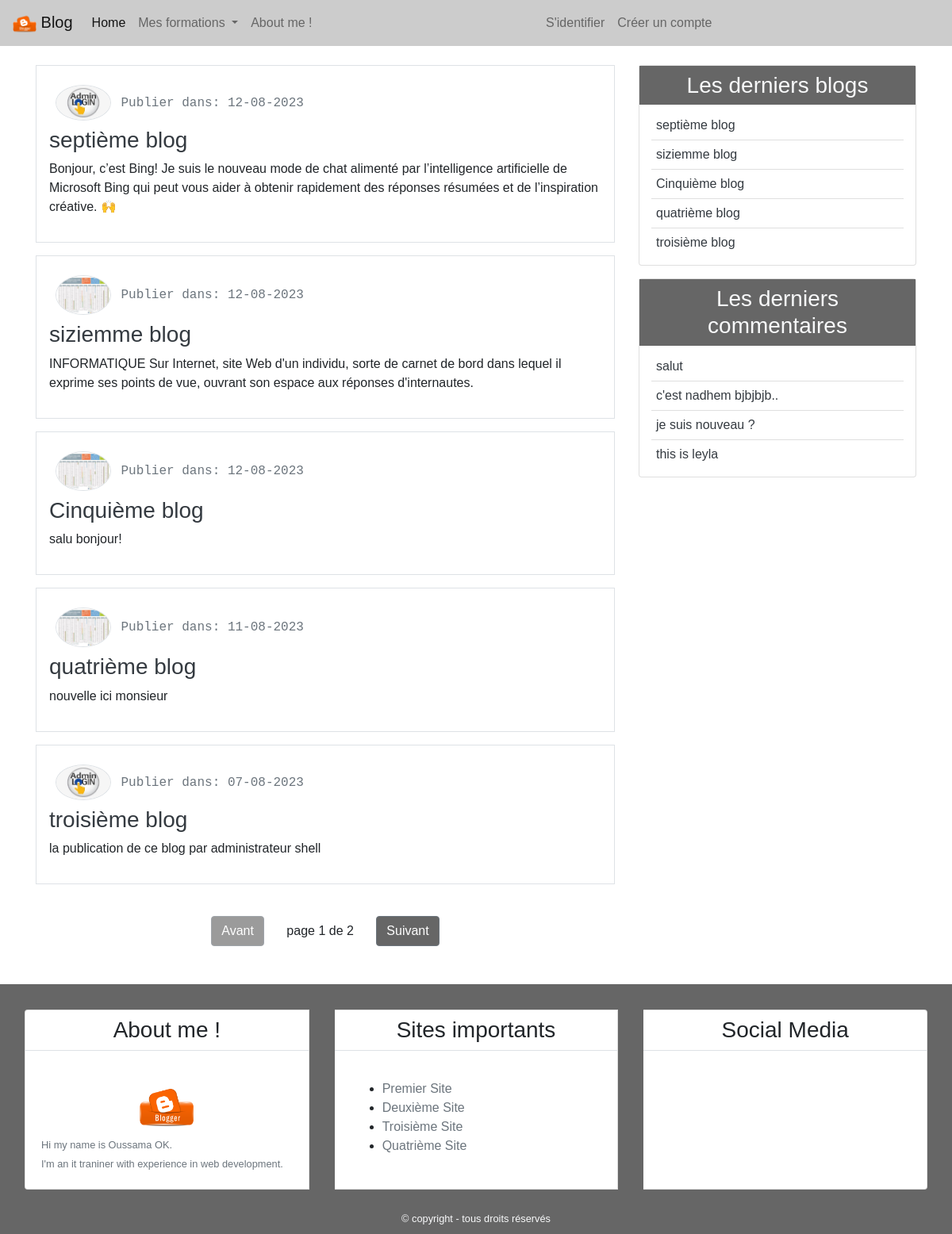
Before: / with the older database file.
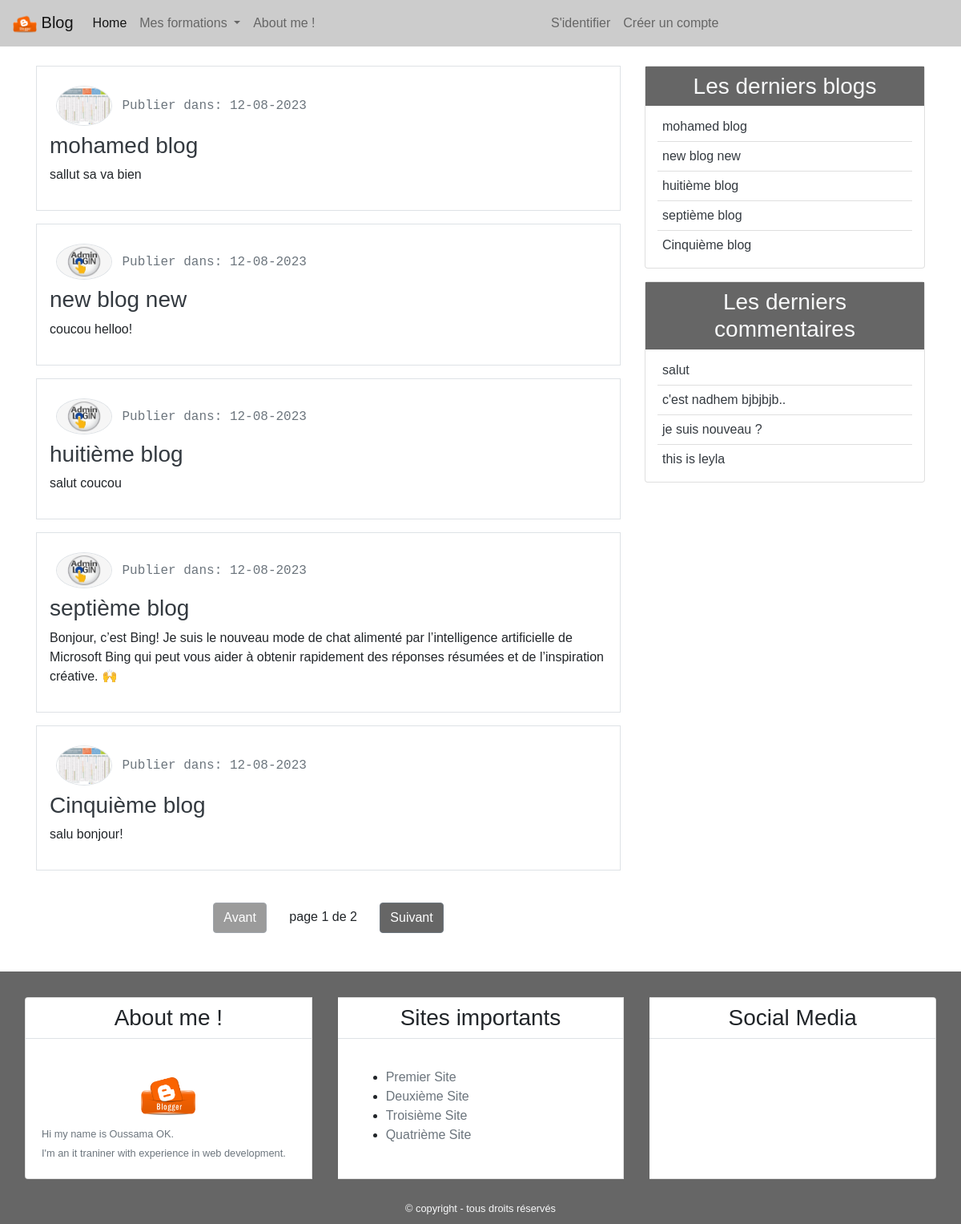
After: the same page with the newer database file.
### blog/models.py (models this page shows, shortened)
class Post(models.Model):
    title = models.CharField(max_length=100)
    content = models.TextField()
    post_date = models.DateTimeField(default=timezone.now)
    post_update = models.DateTimeField(auto_now=True)
    author = models.ForeignKey(User, on_delete= models.CASCADE)
    class Meta:
        ordering = ('-post_date',)

class Comment(models.Model):
    name = models.CharField(max_length=50, verbose_name='Nom')
    email = models.EmailField(verbose_name='email')
    body = models.TextField(verbose_name='Commentaire')
    comment_date = models.DateTimeField(auto_now_add=True)
    active = models.BooleanField(default=False)
    post = models.ForeignKey(Post, on_delete=models.CASCADE, related_name='comments')
    class Meta:
        ordering = ('-comment_date',)

### user/models.py (models this page shows, shortened)
class Profile(models.Model):
    image = models.ImageField(default='default.jpg', upload_to='profile_pics')
    user = models.OneToOneField(User, on_delete=models.CASCADE)

### blog/views.py (the view)
# urls.py: path('', views.home, name='home'),
def home(request):
    posts = Post.objects.all()
    paginator = Paginator(posts, 5)
    page = request.GET.get('page')
    try:
        posts = paginator.page(page)
    except PageNotAnInteger:
        posts = paginator.page(1)
    except EmptyPage:
        posts = paginator.page(paginator.num_pages)
    context = {
        'title' : 'Page principale',
        'posts' : posts,
        'page' : page,
    }
    return render(request, 'blog/index.html', context)

### blog/templatetags/post_tag.py (called while the page is built)
@register.inclusion_tag('blog/latest_posts.html')
def latest_posts():
    context={
        'l_posts': Post.objects.all()[0:5],
   }
    return context

@register.inclusion_tag('blog/latest_comments.html')
def latest_comments():
    context={
        'l_comments': Comment.objects.filter(active=True)[0:5],
   }
    return context

### blog/templates/blog/index.html (shortened to what this page needs)
{% extends 'blog/base.html' %}
{% block content %}
{% for post in posts  %}
<div class = "border p-3 mb-3">
    <img class="img-fluid rounded-circle border m-2" width="70px" src="{{post.author.profile.image.url}}" alt="Image du bloggeur">
    <samp class="text-secondary">Publier dans: {{post.post_date | date:'d-m-Y'}}</samp>
    <h3><a class="text-dark" href="{% url 'detail' post.pk %}">{{post.title}}</a></h3>
    <p>{{post.content}}</p>
</div>
{% endfor %}
{% include 'blog/pagination.html' with page=posts %}
{% endblock content %}

### blog/templates/blog/base.html (shortened to what this page needs)
{% load static %}
{% load post_tag %}
<!DOCTYPE html>
<html lang="fr">
<head>
    <link rel="stylesheet" href="{% static 'blog/css/bootstrap.min.css' %}">
    <link rel="stylesheet" href="{% static 'blog/css/main.css' %}">
</head>
<body>
    <header>
        <nav class="navbar navbar-expand-lg navbar-light bg-light">
            <a class="navbar-brand" href="{% url 'home' %}">
                <img src="{% static 'blog/images/mim-logo.png' %}" alt="logo Blog", width="30px">
                Blog
            </a>
            <div class="collapse navbar-collapse" id="navbarSupportedContent">
              <ul class="navbar-nav mr-auto">
                <li class="nav-item active">
                  <a class="nav-link" href="{% url 'home' %}"> Home <span class="sr-only">(current)</span></a>
                </li>
                 <li class="nav-item dropdown">
                  <a class="nav-link dropdown-toggle" href="#" id="navbarDropdown" role="button" data-toggle="dropdown" aria-haspopup="true" aria-expanded="false">
                    Mes formations
                  </a>
                 </li>
                 <li class="nav-item">
                    <a class="nav-link" href="{% url 'about' %}">About me !</a>
                 </li>
              </ul>
              {% if user.is_staff %}
                  <ul class="navbar-nav mr-auto">
                     <li class="nav-item"><a class="nav-link text-warning" href="{% url 'profile' %}">Administrateur: Bonjour {{user.username}}</a></li>
                     <li class="nav-item"><a class="nav-link text-primary" href="{% url 'new_post' %}">Nouveau blog</a></li>
                     <li class="nav-item"><a class="nav-link" href="{% url 'logout' %}">Dexonnexion</a></li>
                  </ul>
              {% else %}
                   <ul class="navbar-nav mr-auto">
                     <li class="nav-item"><a class="nav-link" href="{% url 'login' %}">S'identifier</a></li>
                     <li class="nav-item"><a class="nav-link" href="{% url 'register' %}">Créer un compte </a></li>
                   </ul>
              {% endif %}
            </div>
        </nav>
    </header>
    <section>
        <div class="container">
            <div class="row mt-4">
                <div class="col-md-8">
                    {% block content %}
                    {% endblock content %}
                </div>
                <div class="col-md-4">
                    <div class="card mb-3">
                        <h3 class="text-center bg-secondary text-light p-2">Les derniers blogs</h3>
                        {% latest_posts %}
                    </div>
                    <div class="card mb-3">
                        <h3 class="text-center bg-secondary text-light p-2">Les derniers commentaires</h3>
                        {% latest_comments %}
                    </div>
                </div>
            </div>
        </div>
    </section>
    <footer class="bg-secondary">
        <div class="container-fluid">
            <div class="row">
                <div class="col-md">
                    <div class="card-group mt-3">
                        <div class="card m-3">
                            <h3 class="card-title text-center
                            border-bottom p-2 mb-3">
                                About me ! </h3>
                            <div class="card-body">
                                <div class="text-center mt-0">
                                    <img src="{% static 'blog/images/mim-logo.png' %}" alt="logo blog" width="70px">
                                </div>
                                <small class="text-secondary" >
                                    Hi my name is Oussama OK.<br>
                                        I'm an it traniner with experience in web development.
                                </small>
                            </div>
                        </div>
                        <div class="card m-3">
                            <h3 class="card-title text-center
                            border-bottom p-2 mb-3">
                                Sites importants
                        </h3>
                            <div class="card-body">
                                <ul>
                                    <li><a class="text-secondary" href="#"> Premier Site</a></li>
                                    <li><a class="text-secondary" href="#"> Deuxième Site</a></li>
                                    <li><a class="text-secondary" href="#"> Troisième Site</a></li>
                                    <li><a class="text-secondary" href="#"> Quatrième Site</a></li>
                                </ul>
                            </div>
                        </div>
                        <div class="card m-3">
                            <h3 class="card-title text-center
                            border-bottom p-2 mb-3">
                                Social Media </h3>
                            <h4 class="card-body text-center">
                            </h4>
                        </div>
                    </div>
                </div>
            </div>
        <div class="row p-2">
            <div class="col-md text-center">
                <small class="text-light">&copy; copyright - tous droits réservés</small>
            </div>
        </div>
        </div>
    </footer>
</body>
</html>

### blog/templates/blog/pagination.html
    <div class="pt-3 mt-4 mb-5 text-center">
      {% if page.has_previous %}
      <a class="btn btn-secondary bg-secondary" href="?page={{page.previous_page_number}}">Avant</a>
      {% else %}
      <a class="btn btn-secondary bg-secondary disabled" href="#">Avant</a>
      {% endif %}
      <span class="pr-4 pl-4">page {{page.number}} de {{page.paginator.num_pages}}</span>
      {% if page.has_next %}
      <a class="btn btn-secondary bg-secondary" href="?page={{page.next_page_number}}"> Suivant</a>
      {% else %}
      <a class="btn btn-secondary bg-secondary disabled" href="#"> Suivant</a>
      {% endif %}
    </div>

### blog/templates/blog/latest_posts.html
<ul class="list-group-flush latest-post">
    {% for post in l_posts %}
    <li class="list-group-item latest-post-item" >
        <a class="text-dark" href="{% url 'detail' post.pk %}">{{post.title}}</a>
    </li>
    {% empty %}
    <li class="list-group-item latest-post-item" >Pas de blogs!</li>
    {% endfor %}
</ul>

### blog/templates/blog/latest_comments.html
<ul class="list-group-flush latest-comment">
    {% for comment in l_comments %}
    <li class="list-group-item latest-comment-item" >
        <a class="text-dark" href="{% url 'detail' comment.post.pk %}">
            {% if comment.body|length > 25 %}
            {{comment.body|slice:'20'}}..
            {% else %}
            {{comment.body}}
            {% endif %}
        </a>
    </li>
    {% empty %}
    <li class="list-group-item latest-comment-item" >Pas de commentaires!</li>
    {% endfor %}
</ul>

### blog/static/blog/css/main.css (style rules this page uses)
body { font-family: 'Lobster-Regular', sans-serif; }
.bg-secondary { background-color:#666 !important; }
.bg-light { background-color:#CCC !important; }
.border { border: 1px solid #CCC; }
.latest-post, .latest-comment { padding: 0 15px; }
.latest-post .latest-post-item, .latest-comment .latest-comment-item { padding: 6px; }
.latest-post li:first-child, .latest-comment li:first-child { border-top: 0; }
.latest-post li:last-child, .latest-comment li:last-child { border-bottom: 0; padding-bottom: 0; }

Changed rows visible on the page:
removed Post: author.profile.image (picture), post_date "12-08-2023", title "siziemme blog", content "INFORMATIQUE Sur Internet, site Web d'un individu, sorte de carnet de bord dans lequel il exprime ses points de vue, ouvrant son espace aux réponses d'internautes."
no longer on this page (row unchanged): Post: author.profile.image (picture), post_date "11-08-2023", title "quatrième blog", content "nouvelle ici monsieur"
no longer on this page (row unchanged): Post: author.profile.image (picture), post_date "07-08-2023", title "troisième blog", content "la publication de ce blog par administrateur shell"
added Post: author.profile.image (picture), post_date "12-08-2023", title "mohamed blog", content "sallut sa va bien"
added Post: author.profile.image (picture), post_date "12-08-2023", title "new blog new", content "coucou helloo!"
added Post: author.profile.image (picture), post_date "12-08-2023", title "huitième blog", content "salut coucou"
